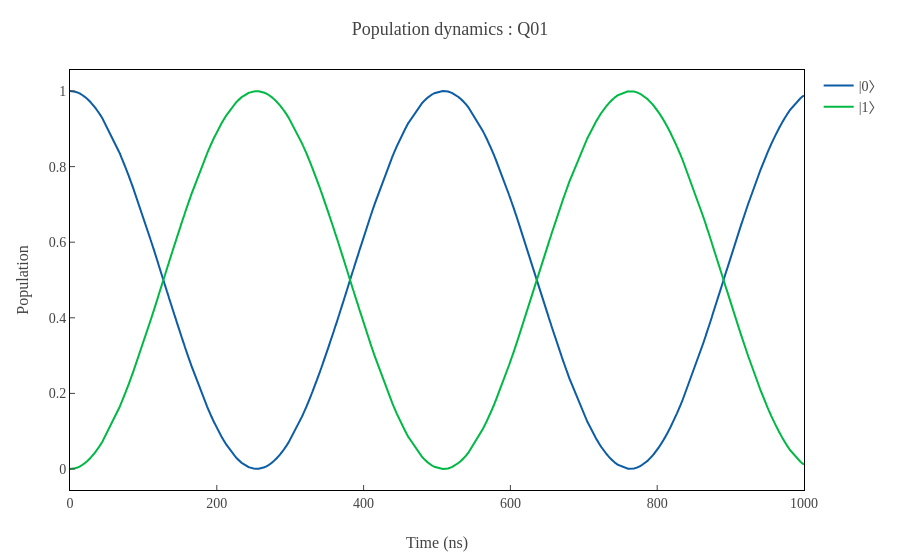
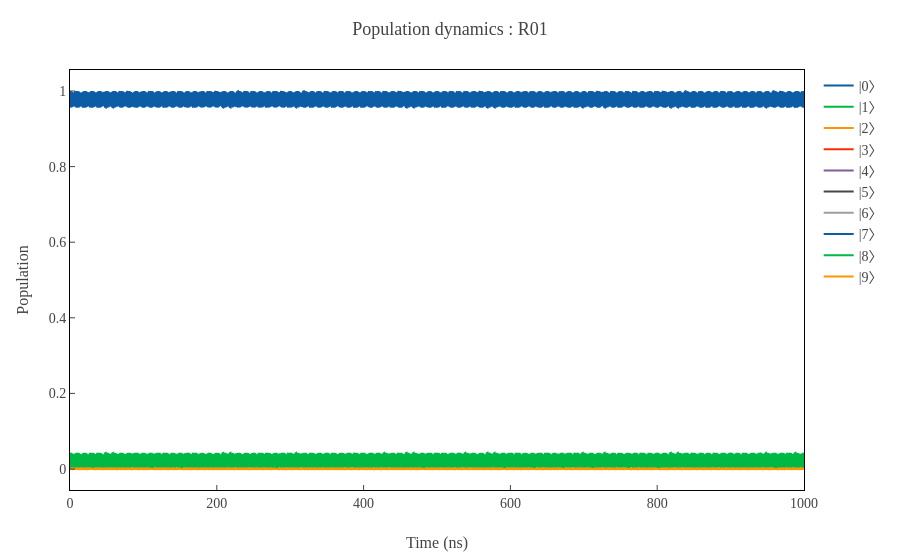

Notebook cell for these charts, in order:
### Markdown cell above
結果を可視化します。

- `plot_population_dynamics(qubit.label)`: 量子ビットの基底・励起状態の占有率
- `plot_population_dynamics(resonator.label)`: 共振器のフォック状態 $\ket{n}$ の占有率
- `display_bloch_sphere(qubit.label)`: 量子ビットの Bloch 球上での運動

この例では共振器ポートから量子ビット様モードを駆動しているため、共振器に大きくエネルギーを蓄えるというより、dressed state を介して量子ビット側に応答が現れます。
もし $\omega_q$ と $\omega_r$ を近づければ、励起交換はより強くなり、量子ビットと共振器の間を行き来する真空ラビ振動に近い振る舞いが見えやすくなります。

### Code cell
result.plot_population_dynamics(qubit.label)
result.plot_population_dynamics(resonator.label)
result.display_bloch_sphere(qubit.label)

### Figure 1 — Plotly figure (JSON) as saved in the notebook; plotly's stock layout.template omitted (floating-point values rounded to 4 significant figures; data arrays with more than 128 entries replaced by an {"elided": "..."} marker saying what was removed)
{"data": [{"mode": "lines", "name": "|0〉", "type": "scatter", "x": {"elided": "10001 float values"}, "y": {"elided": "10001 float values"}}, {"mode": "lines", "name": "|1〉", "type": "scatter", "x": {"elided": "10001 float values"}, "y": {"elided": "10001 float values"}}], "layout": {"title": {"text": "Population dynamics : Q01"}, "xaxis": {"title": {"text": "Time (ns)"}}, "yaxis": {"title": {"text": "Population"}}}}

### Figure 2 — Plotly figure (JSON) as saved in the notebook; plotly's stock layout.template omitted (floating-point values rounded to 4 significant figures; data arrays with more than 128 entries replaced by an {"elided": "..."} marker saying what was removed)
{"data": [{"mode": "lines", "name": "|0〉", "type": "scatter", "x": {"elided": "10001 float values"}, "y": {"elided": "10001 float values"}}, {"mode": "lines", "name": "|1〉", "type": "scatter", "x": {"elided": "10001 float values"}, "y": {"elided": "10001 float values"}}, {"mode": "lines", "name": "|2〉", "type": "scatter", "x": {"elided": "10001 float values"}, "y": {"elided": "10001 float values"}}, {"mode": "lines", "name": "|3〉", "type": "scatter", "x": {"elided": "10001 float values"}, "y": {"elided": "10001 float values"}}, {"mode": "lines", "name": "|4〉", "type": "scatter", "x": {"elided": "10001 float values"}, "y": {"elided": "10001 float values"}}, {"mode": "lines", "name": "|5〉", "type": "scatter", "x": {"elided": "10001 float values"}, "y": {"elided": "10001 float values"}}, {"mode": "lines", "name": "|6〉", "type": "scatter", "x": {"elided": "10001 float values"}, "y": {"elided": "10001 float values"}}, {"mode": "lines", "name": "|7〉", "type": "scatter", "x": {"elided": "10001 float values"}, "y": {"elided": "10001 float values"}}, {"mode": "lines", "name": "|8〉", "type": "scatter", "x": {"elided": "10001 float values"}, "y": {"elided": "10001 float values"}}, {"mode": "lines", "name": "|9〉", "type": "scatter", "x": {"elided": "10001 float values"}, "y": {"elided": "10001 float values"}}], "layout": {"title": {"text": "Population dynamics : R01"}, "xaxis": {"title": {"text": "Time (ns)"}}, "yaxis": {"title": {"text": "Population"}}}}
